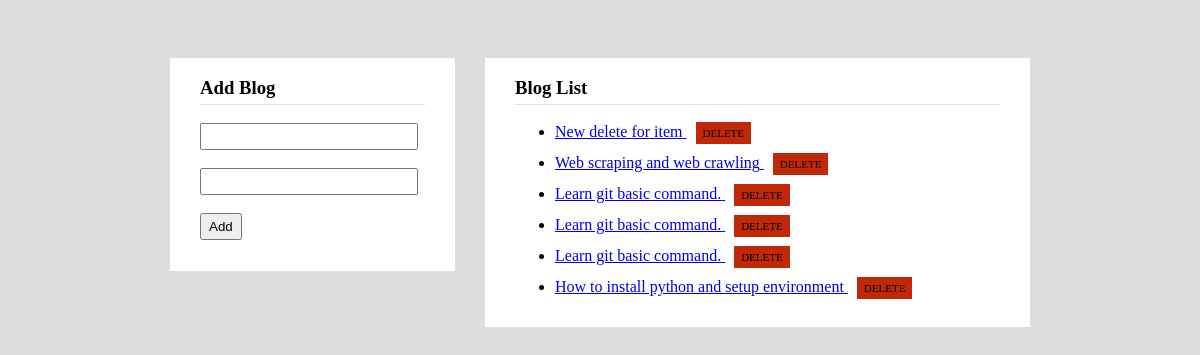
The app's page /, older data.
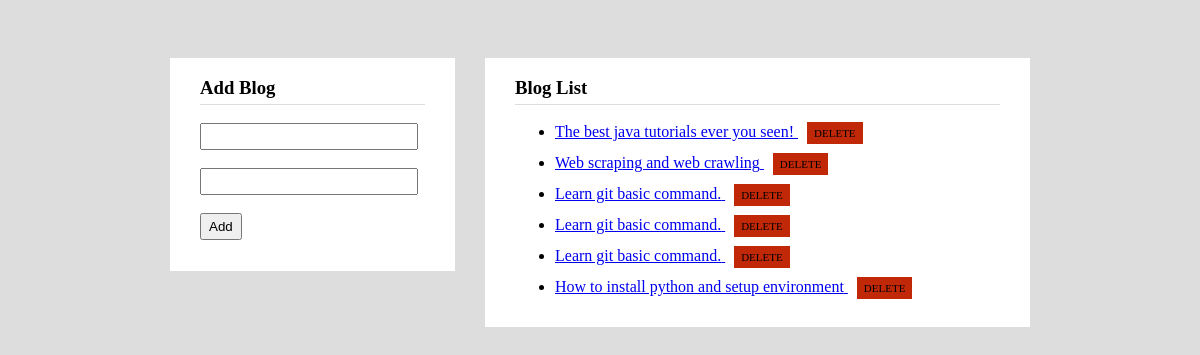
The same page, newer data.
### blog/models.py (models this page shows, shortened)
class Blog(models.Model):
    name = models.CharField(max_length=100)
    tagline = models.TextField()

### blog/views.py (the view, shortened to what this page needs)
# urls.py: path('', index, name='index'),
def index(request):
    message = ''
    context = Blog.objects.all().order_by('-id')
    return render(request, 'blog/index.html', {
        'message':message, 'context':context
    })

### templates/blog/index.html (shortened to what this page needs)
{% extends 'base.html' %}
{% block content %}
<div class="blog">
    <div class="blogLeft">
        <h3>Add Blog</h3>
        <form method="POST">
            <input type="text" name="name" required ><br><br>
            <input type="text" name="tagline" required ><br><br>
            <input type="submit" value="Add"><br>
        </form>
    </div>
    <div class="blogRight">
        <h3>Blog List</h3>
        <ul>
            {% for li in context %}
                <li>
                    <a href="{% url 'item_detail' li.id %}">{{ li.tagline }}&nbsp;</a>
                    <a href="{% url 'delete' li.id %}" style="text-transform:uppercase;color:#000; font-size:11px; text-decoration:none; margin-left:5px; background:#C12807;padding:5px 7px;">delete</a>
                </li>
            {% endfor %}
        </ul>
    </div>
</div>
{% endblock content %}

Row changes from the older to the newer data that the page shows:
removed Blog: tagline "New delete for item"
added Blog: tagline "The best java tutorials ever you seen!"
